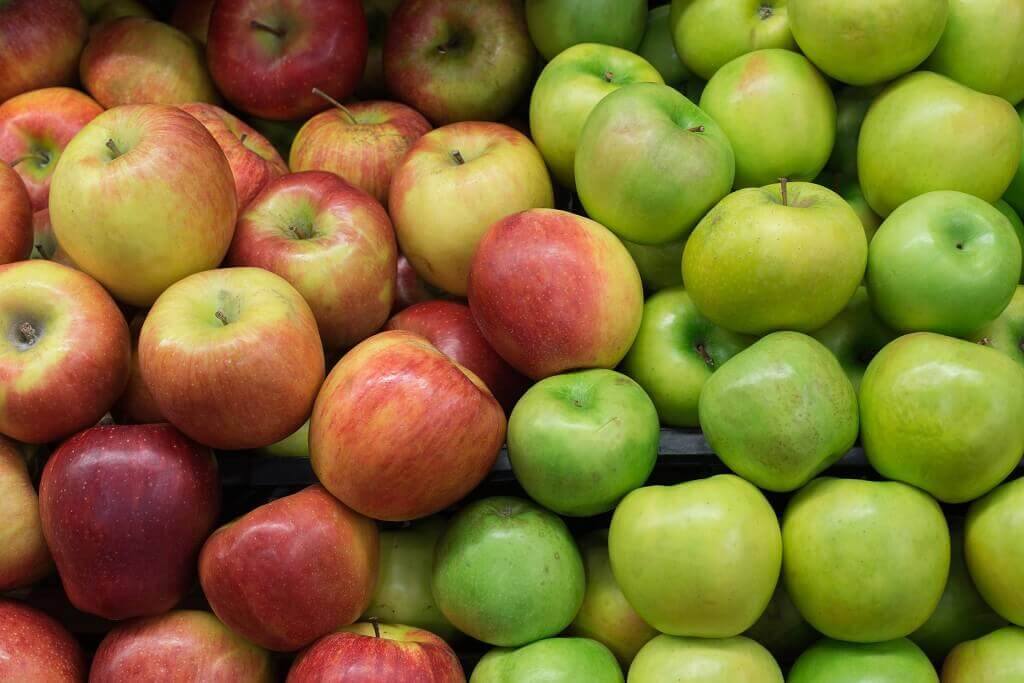
#> input picture apel.jpg, 1024 x 683 px
$ python 'pendeteksi warna merah.py'
#> lines starting #> are read from the running program, lines starting #| are printed output that depends on the picture; after the words box and inside, x2 and y2 are one past the last pixel; in counts of white or black regions, pixels touching at a corner belong together
import cv2
import numpy as np

# Membaca gambar
image_path = 'apel.jpg'  # Ganti dengan jalur file gambar Anda
image = cv2.imread(image_path)
#> image is the input picture: shape (683, 1024, 3); mean B, G, R 49.3, 114.1, 132

# Periksa apakah gambar berhasil dibaca
if image is None:
    print(f"Error: Gambar tidak ditemukan atau tidak dapat dibaca dari path: {image_path}")
else:
    # Konversi gambar ke ruang warna HSV
    hsv_image = cv2.cvtColor(image, cv2.COLOR_BGR2HSV)
#> hsv_image: shape (683, 1024, 3); mean H, S, V 32.5, 176.7, 142.4

    # Definisikan rentang warna yang ingin dideteksi, misalnya untuk warna merah
    lower_red = np.array([0, 120, 70])
    upper_red = np.array([10, 255, 255])

    # Buat mask untuk warna merah
    mask = cv2.inRange(hsv_image, lower_red, upper_red)
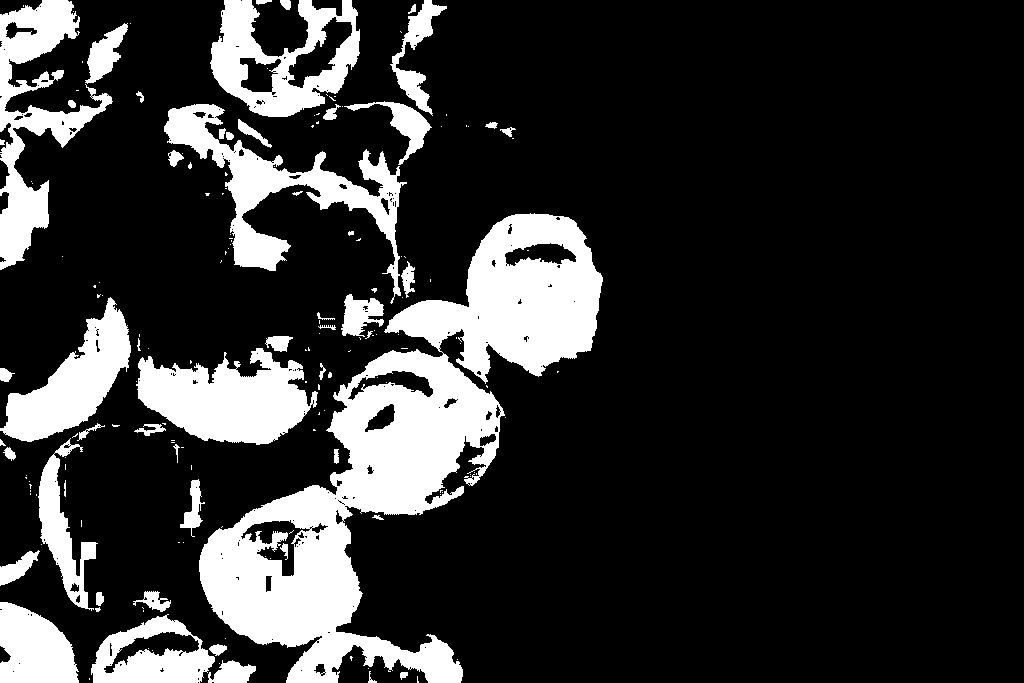
#> mask: shape (683, 1024); 19% white; 172 white regions (118 under 20 px)

    # Deteksi kontur di dalam mask
    contours, _ = cv2.findContours(mask, cv2.RETR_TREE, cv2.CHAIN_APPROX_SIMPLE)
#> contours = 390 contours, 307 with area under 20; largest, box (x1, y1, x2, y2) and area: (199, 213, 603, 683) 63457, (210, 0, 360, 117) 10966, (136, 348, 318, 445) 10656, (164, 104, 407, 304) 10640, (0, 0, 113, 270) 9898

    # Gambar kontur di atas gambar asli
    for contour in contours:
        cv2.drawContours(image, [contour], -1, (0, 255, 0), 3)
#> this loop made 390 passes
#> contour on passes 1, 5, 6: [[89, 678], [89, 679]], [[369, 679], [370, 678], [371, 679], [370, 680]], [[368, 668]]
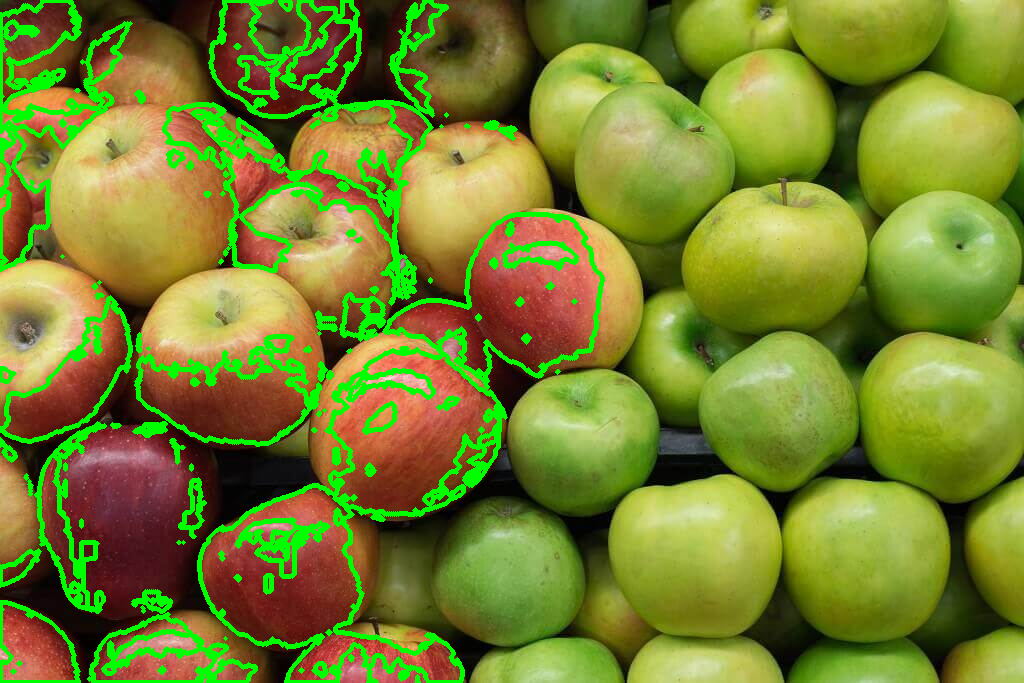
#> image: shape (683, 1024, 3); 9.27% of pixels changed, all inside (x1, y1, x2, y2) = (0, 0, 605, 683)

    # Tampilkan gambar hasil
    cv2.imshow('Detected Red Color', image)
    cv2.waitKey(0)
    cv2.destroyAllWindows()
